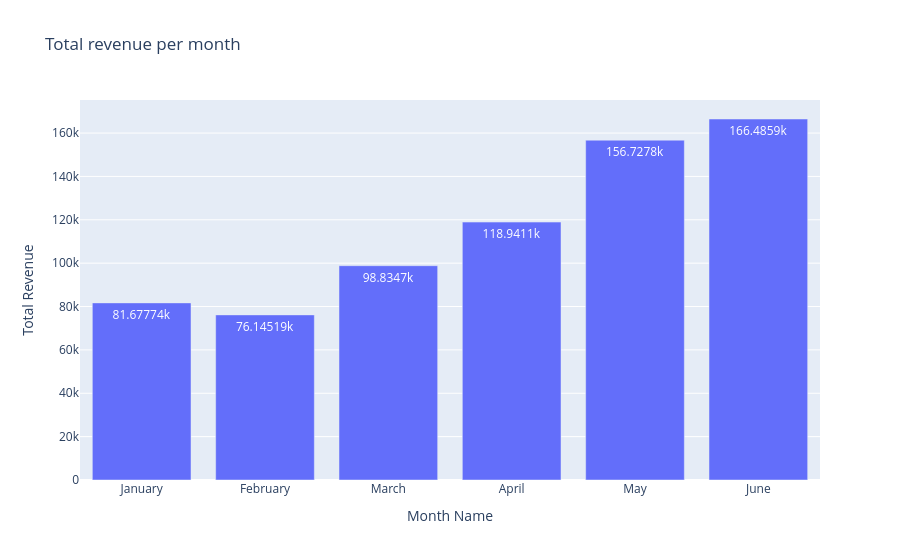

Notebook source saved alongside this figure:
### Code cell
px.bar(data_frame=df_revpermonth, x='Month Name', y='Total_Bill', title='Total revenue per month', text_auto=True, 
labels={'Total_Bill': 'Total Revenue'}).show()

### Figure 1 — Plotly figure (JSON) as saved in the notebook; plotly's stock layout.template omitted (floating-point values rounded to 4 significant figures)
{"data": [{"hovertemplate": "Month Name=%{x}<br>Total Revenue=%{y}<extra></extra>", "legendgroup": "", "marker": {"color": "#636efa", "pattern": {"shape": ""}}, "name": "", "orientation": "v", "showlegend": false, "textposition": "auto", "texttemplate": "%{y}", "type": "bar", "x": ["January", "February", "March", "April", "May", "June"], "xaxis": "x", "y": [81680.0, 76150.0, 98830.0, 118900.0, 156700.0, 166500.0], "yaxis": "y"}], "layout": {"barmode": "relative", "legend": {"tracegroupgap": 0}, "title": {"text": "Total revenue per month"}, "xaxis": {"anchor": "y", "domain": [0, 1], "title": {"text": "Month Name"}}, "yaxis": {"anchor": "x", "domain": [0, 1], "title": {"text": "Total Revenue"}}}}
